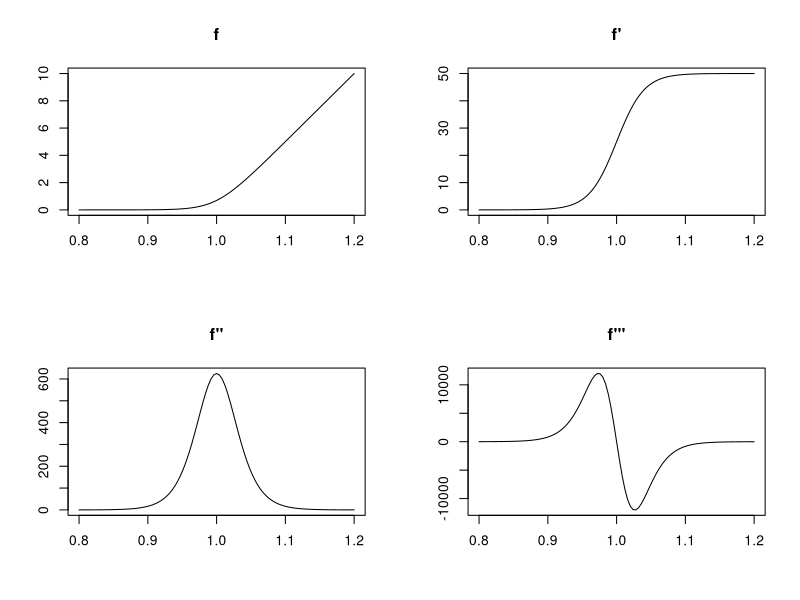
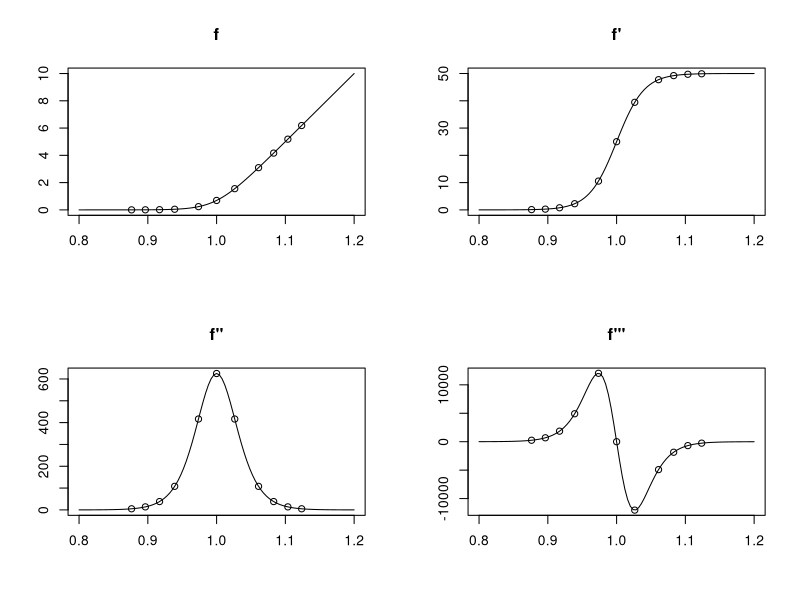

The R source for these figures, in order: (Note: this script raises an error after producing the figures.)

### functions for evaluating the f(x) = log(K * (x - 1)) and its derivatives
# inverse logit curve for soft threshold
st_inv_logit <- function(x, K=50){
  gtools::inv.logit(K * (x - 1))
}

# default to K = 50
f <- function(x, K=50){
  log(1 + exp(K * (x - 1)))
}

# first derivative
f_d1 <- function(x, K=50){
  K * exp(K * (x - 1)) / (1 + exp(K * (x - 1)))
}

# second derivative
f_d2 <- function(x, K=50){
  K ^ 2 * exp(K * (x - 1)) / (1 + exp(K * (x - 1))) ^ 2
}

# third derivative
f_d3 <- function(x, K=50){
  -K ^ 3 * exp(K * (x - 1)) * (exp(K * (x - 1)) - 1) / (1 + exp(K * (x - 1))) ^ 3
}

# fourth derivative
f_d4 <- function(x, K=50){
  K ^ 4 * exp(K * x - K) * (-4 * exp(K * (x - 1)) + exp(2 * (K * (x - 1))) + 1) / (1 + exp(K * (x - 1))) ^ 4
}

# list containing first 4 derivative functions of f
f_d_list <- list(f_d1, f_d2, f_d3, f_d4)

par(mfrow = c(2, 2))
curve(f(x, K=50), from=.8, to=1.2, main = "f", xlab = "", ylab = "")
curve(f_d1(x, K=50), from=.8, to=1.2, main = "f'", xlab = "", ylab = "")
curve(f_d2(x, K=50), from=.8, to=1.2, main = "f''", xlab = "", ylab = "")
curve(f_d3(x, K=50), from=.8, to=1.2, main = "f'''", xlab = "", ylab = "")
par(mfrow = c(1, 1))

# K1 = 50, K2 = 50
# c1, c2 set  at roots of 4th derivative
# where 'curvature' of f is highest -- values at which |f'''(x)| are maximized
c_1 <- uniroot(function(x) f_d4(x,  K=50), c(.9, 1))$root
c_2 <- uniroot(function(x) f_d4(x,  K=50), c(1, 1.1))$root

# c3, c4 set where second derivative of taylor approx around c_1, c_2, resp., is zero
# want to limit those approximations to the interval where they are convex.
c_3 <- (c_1 * f_d3(c_1) - f_d2(c_1))/f_d3(c_1)
c_4 <- (c_2 * f_d3(c_2) - f_d2(c_2))/f_d3(c_2)

# set the lower knots c_5 and c_7 sequentially at the points where the 2nd degree approximations stop being increasing functions
#c_5 <- (c_3 * f_d2(c_3) - f_d1(c_3))/f_d2(c_3)
#c_7 <- (c_5 * f_d2(c_5) - f_d1(c_5))/f_d2(c_5)

# set the lower knots c_5 and c_7 sequentially at the points where the 3nd degree approximations stop being convex
c_5 <- (c_3 * f_d3(c_3) - f_d2(c_3))/f_d3(c_3)
c_7 <- (c_5 * f_d3(c_5) - f_d2(c_5))/f_d3(c_5)

#set higher knots c_6 and c_8 at points where the 2nd degree approximation's 1st derivative creeps above 50
#c_6 <- (c_4 * f_d2(c_4) - f_d1(c_4) + 50)/f_d2(c_4)
#c_8 <- (c_6 * f_d2(c_6) - f_d1(c_6) + 50)/f_d2(c_6)

# set higher knots c_6 and c_8 at points where the 3nd degree approximations stop being convex
c_6 <- (c_4 * f_d3(c_4) - f_d2(c_4))/f_d3(c_4)
c_8 <- (c_6 * f_d3(c_6) - f_d2(c_6))/f_d3(c_6)

c_9 <- c_7 - f(c_7)/f_d1(c_7)
c_10 <- (50 - c_8 * f_d1(c_8) + f(c_8))/(50 - f_d1(c_8))

# here are the knots for our piecewise approximation
knots <- c(c_9, c_7, c_5, c_3, c_1, 1, c_2, c_4, c_6, c_8, c_10)

par(mfrow = c(2, 2))
curve(f(x), from=.8, to=1.2, main = "f", xlab = "", ylab = "")
points(knots, f(knots))
curve(f_d1(x), from=.8, to=1.2, main = "f'", xlab = "", ylab = "")
points(knots, f_d1(knots))
curve(f_d2(x), from=.8, to=1.2, main = "f''", xlab = "", ylab = "")
points(knots, f_d2(knots))
curve(f_d3(x), from=.8, to=1.2, main = "f'''", xlab = "", ylab = "")
points(knots, f_d3(knots))
par(mfrow = c(1, 1))

# a list giving the intervals where the approximation is non-zero
# along with the polynomial coefficients for the approximation on that interval
piecewise_approx_list <- list(
  lower_3 = list(interval=c(c_7, c_5)),
  lower_2 = list(interval=c(c_5, c_3)),
  lower_1 = list(interval=c(c_3, c_1)),
  middle = list(interval=c(c_1, c_2)),
  upper_1 = list(interval=c(c_2, c_4)),
  upper_2 = list(interval=c(c_4, c_6)),
  upper_3 = list(interval=c(c_6, c_8)),
  upper_4 = list(interval=c(c_8, Inf))
)

piecewise_approx_list <- list(
  lower_4 = list(interval=c(c_9, c_7)),
  lower_3 = list(interval=c(c_7, c_5)),
  lower_2 = list(interval=c(c_5, c_3)),
  lower_1 = list(interval=c(c_3, c_1)),
  middle1 = list(interval=c(c_1, 1)),
  middle2 = list(interval=c(1, c_2)),
  upper_1 = list(interval=c(c_2, c_4)),
  upper_2 = list(interval=c(c_4, c_6)),
  upper_3 = list(interval=c(c_6, c_8)),
  upper_4 = list(interval=c(c_8, c_10)),
  upper_5 = list(interval=c(c_10, Inf))
)

### getting the polynomial coefficients for the piecewise approximation

## set weight function for mixing polynomials
#get_weight_fn <- get_linear_weight_coefs
get_weight_fn <- get_cubic_weight_coefs

# for between c_1 and c_2, middle knots
# mix two third degree taylor polynomials, centered at c_1 and c_2, resp.
#piecewise_approx_list$middle$coefs <- mix_2_poly(
#  get_taylor_approx_coefs(f, f_d_list, c_1, 3),
#  get_taylor_approx_coefs(f, f_d_list, c_2, 3),
#  c_1, c_2,
#  get_weight_fn
#)

piecewise_approx_list$middle1$coefs <- mix_2_poly(
  get_taylor_approx_coefs(f, f_d_list, c_1, 3),
  get_taylor_approx_coefs(f, f_d_list, 1, 3),
  c_1, 1,
  get_weight_fn
)
piecewise_approx_list$middle2$coefs <- mix_2_poly(
  get_taylor_approx_coefs(f, f_d_list, 1, 3),
  get_taylor_approx_coefs(f, f_d_list, c_2, 3),
  1, c_2,
  get_weight_fn
)

# for between c_2 and c_4, first upper section
# mix third degree taylor polynomial centered at c_2 with second degree taylor polynomials centered at c_4
piecewise_approx_list$upper_1$coefs <- mix_2_poly(
  get_taylor_approx_coefs(f, f_d_list, c_2, 3),
  get_taylor_approx_coefs(f, f_d_list, c_4, 3), #THIRD
  #c(-50, 50),
  c_2, c_4,
  get_weight_fn
)

# for between c_2 and c_4, first upper section
# mix second degree taylor polynomial centered at c_4 with second degree taylor polynomials centered at c_6
piecewise_approx_list$upper_2$coefs <- mix_2_poly(
  get_taylor_approx_coefs(f, f_d_list, c_4, 3), ##3
  get_taylor_approx_coefs(f, f_d_list, c_6, 3), ##3
  #c(-50, 50),
  c_4, c_6,
  get_weight_fn
)

# for between c_6 and c_8, first upper section
# mix second degree taylor polynomials centered at c_6 with the limiting line 50x - 50
piecewise_approx_list$upper_3$coefs <- mix_2_poly(
  get_taylor_approx_coefs(f, f_d_list, c_6, 3), ##3
  #c(-50, 50),
  get_taylor_approx_coefs(f, f_d_list, c_8, 3), ##3
  c_6, c_8,
  get_weight_fn
)

piecewise_approx_list$upper_4$coefs <- get_taylor_approx_coefs(f, f_d_list, c_8, 1)

# for c_8 and higher set to the limiting line 50x - 50
piecewise_approx_list$upper_5$coefs <- c(-50, 50)

# for between c_3 and c_1, first lower section
# mix second degree taylor polynomials centered at c_3 with third degree taylor polynomials centered at c_1
piecewise_approx_list$lower_1$coefs <- mix_2_poly(
  get_taylor_approx_coefs(f, f_d_list, c_3, 3),
  get_taylor_approx_coefs(f, f_d_list, c_1, 3),
  c_3, c_1,
  get_weight_fn
)

# for between c_5 and c_3, second lower section
# mix second degree taylor polynomials centered at c_5 with second degree taylor polynomials centered at c_3
piecewise_approx_list$lower_2$coefs <- mix_2_poly(
  get_taylor_approx_coefs(f, f_d_list, c_5, 3),
  get_taylor_approx_coefs(f, f_d_list, c_3, 3),
  c_5, c_3,
  get_weight_fn
)

# for between c_7 and c_5, third lower section
# mix limiting constant 0 with second degree taylor polynomials centered at c_5
piecewise_approx_list$lower_3$coefs <- mix_2_poly(
  #0,
  get_taylor_approx_coefs(f, f_d_list, c_7, 3),
  get_taylor_approx_coefs(f, f_d_list, c_5, 3),
  c_7, c_5,
  get_weight_fn
)

piecewise_approx_list$lower_4$coefs <- get_taylor_approx_coefs(f, f_d_list, c_7, 1)

curve(f(x, K=50), from=.85, to=1.15, main = "f", xlab = "", ylab = "")
curve(0*x, from=0, to=c_9, col="red", add=T)
for (segment in piecewise_approx_list){
  if (segment$interval[2] == Inf){
    b=10
  }else{
    b=segment$interval[2]
  }
  curve(f_poly(x, segment$coefs), from=segment$interval[1], to=b, col="red", add=T)
}

points(knots, f(knots))

curve(f_d1(x, K=50), from=.8, to=1.2, main = "f", xlab = "", ylab = "")#, ylim = c(-400,800))
for (segment in piecewise_approx_list){
  if (segment$interval[2] == Inf){
    b=10
  }else{
    b=segment$interval[2]
  }
  curve(f_poly(x, segment$coefs %>% poly_deriv), from=segment$interval[1], to=b, col="green", add=T)
}

points(knots, f_d1(knots))

plot(knots, rep(0,length(knots)), ylim=c(-.01,.01), xlim=c(.8,1.2))
curve(-f(x), from=0, to=min(knots), col="green", add=T)
for (segment in piecewise_approx_list){
  if (segment$interval[2] == Inf){
    b=10
  }else{
    b=segment$interval[2]
  }
  curve(f_poly(x, segment$coefs) - f(x), from=segment$interval[1], to=b, col="green", add=T, n=1001)
}

